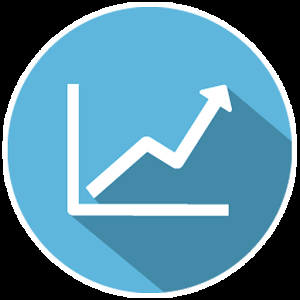
#> input picture stock_app.png, 300 x 300 px
$ python choose_picture.py stock_app.png
#> lines starting #> are read from the running program, lines starting #| are printed output that depends on the picture
### image_resize.py
from PIL import Image
import cv2
import os

def img_resize(str):
  im=cv2.imread(str)
  #print("original Dimensions: ",im.shape)
  #print("Enter the new size")
  h_int=150
  #w=raw_input("width:")
  w_int=150
  dim=(w_int,h_int)

  img = cv2.resize(im, dim, interpolation = cv2.INTER_AREA)
  cv2.imwrite('test00.png',img)
  imk=Image.open('test00.png')
  imk.load()
  imk.show()

  # des=raw_input("Do you want to save y-yes n-no ")

   #if des=="y":
   #Saved in the same relative location else discarded
  imk.save(str)

  os.remove('test00.png')

### choose_picture.py
import tkinter,time,os.path
import tkinter.filedialog
import sys
import cv2
from image_resize import img_resize

def select(name):

#> called with name = 'stock_app.png'
  root=tkinter.Tk()
  root.withdraw()

  print("Select the destination directory")
  print(" PS:go inside it then select open")

  filename=tkinter.filedialog.askopenfilename()
#> the answer given: stock_app.png
  print(filename)
  if not filename.endswith((".jpg",".jpeg",".png","cnf")):
    print("-1")
    sys.exit()
  img_name="client_images/frame_"+name+".jpg"
  image=cv2.imread(filename)
#> image is the input picture: shape (300, 300, 3); mean B, G, R 161.4, 138.9, 86.3
  clone=image.copy()
  cv2.imwrite(img_name,clone)
  img_resize(img_name)
#> in img_resize, `img = cv2.resize(im, dim, interpolation = cv2.INTER_AREA)`:
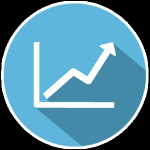
#> img: shape (150, 150, 3); mean B, G, R 161.2, 138.8, 86.3

if __name__=="__main__":
  select(sys.argv[1])
